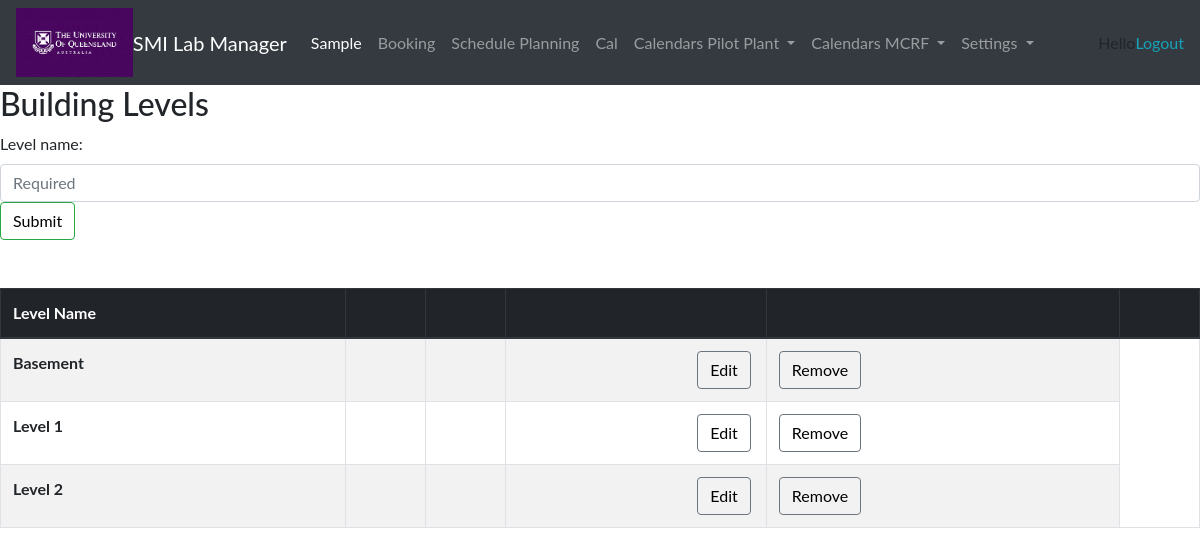
Page /build_level on the committed database.
### main/models.py (models this page shows, shortened)
class BuildingLevel(models.Model):
    level_name = models.CharField(max_length=100)

### main/views.py (the view)
# urls.py: path('build_level', views.build_level, name="build_level"),
def build_level(request):
    build_levels = BuildingLevel.objects.all()
    if request.method == "POST":
        form = AddBuildingLevelForm(request.POST)
        if form.is_valid():
            form.save()
            return redirect('main_app:build_level')
    else:
        form = AddBuildingLevelForm
    context = {
        'build_levels': build_levels,
        'form': form
    }
    return render(request, 'main/build_level.html', context)

### templates/main/build_level.html (shortened to what this page needs)
{% extends 'base.html' %}
{% load static %}
{% block content %}
<h2>Building Levels</h2>
<div class="form_add">
      <form action="" method="POST">
        {{ form }}
        <input id="form_submit" type="submit" value="Submit" class="btn btn-success">
    </form>
</div>
<br/>
<br/>
<table class="table table-bordered table-hover table-striped">
    <thead class="thead-dark">
    <tr>
        <th scope="col">Level Name</th>
        <th scope="col"></th>
        <th scope="col"></th>
        <th scope="col"></th>
        <th scope="col"></th>
        <th scope="col"></th>
    </tr>
    </thead>
    <tbody>
          {% if build_levels %}
            {% for level in build_levels %}
                <tr>
                    <th scope="row">{{level.level_name}}</th>
                    <td></td>
                    <td></td>
                    <td class="text-right">
                        <a href="{% url 'main_app:edit_build_level' level.id %}" class="btn btn-secondary">Edit</a>
                    </td>
                    <td>
                        <a href="{% url 'main_app:delete_build_level' level.id %}" class="btn btn-secondary m1-2">Remove</a>
                    </td>
                </tr>
            {% endfor %}
          {% endif %}
    </tbody>
</table>
{% endblock %}

### static/main/main.css (style rules this page uses)
body { font-family: "ptsans", "Lato", "Helvetica Neue", Helvetica, Arial, sans-serif; }
.btn { outline: none; color: black; background-color: transparent; box-shadow: 0 0 0 0; margin-right: 3px; }
a { color: #17a2b8; }

### rows in the picture
BuildingLevel: level_name "Basement"
BuildingLevel: level_name "Level 1"
BuildingLevel: level_name "Level 2"
